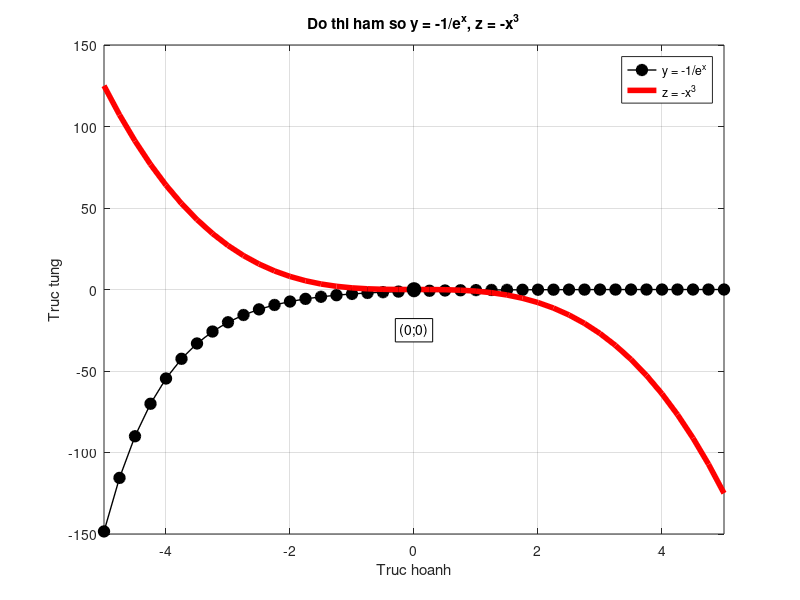

Reproduce this figure in MATLAB.
x = -5:0.25:5;
y = -exp(-x);
z = -x.^3;
figure; 
plot(x, y, 'o-', 'LineWidth', 1, 'Color', 'k', 'MarkerFaceColor', 'k', 'MarkerEdgeColor', 'k', 'MarkerSize', 8);
hold on; 
plot(x, z, 'LineWidth', 4, 'Color', 'r');
grid on;
axis([-5 5 -150 150]);
title('Do thi ham so y = -1/e^x, z = -x^3');
xlabel('Truc hoanh');
ylabel('Truc tung');
plot(0, 0, 'o', 'MarkerEdgeColor' , 'k', 'MarkerFaceColor', 'k', 'MarkerSize' , 10);
legend('y = -1/e^x', 'z = -x^3', 'Location', 'northeast');
text(0, -25, '(0;0)', 'HorizontalAlignment', 'center', 'EdgeColor' , 'k', 'BackgroundColor','w');
hold off;
